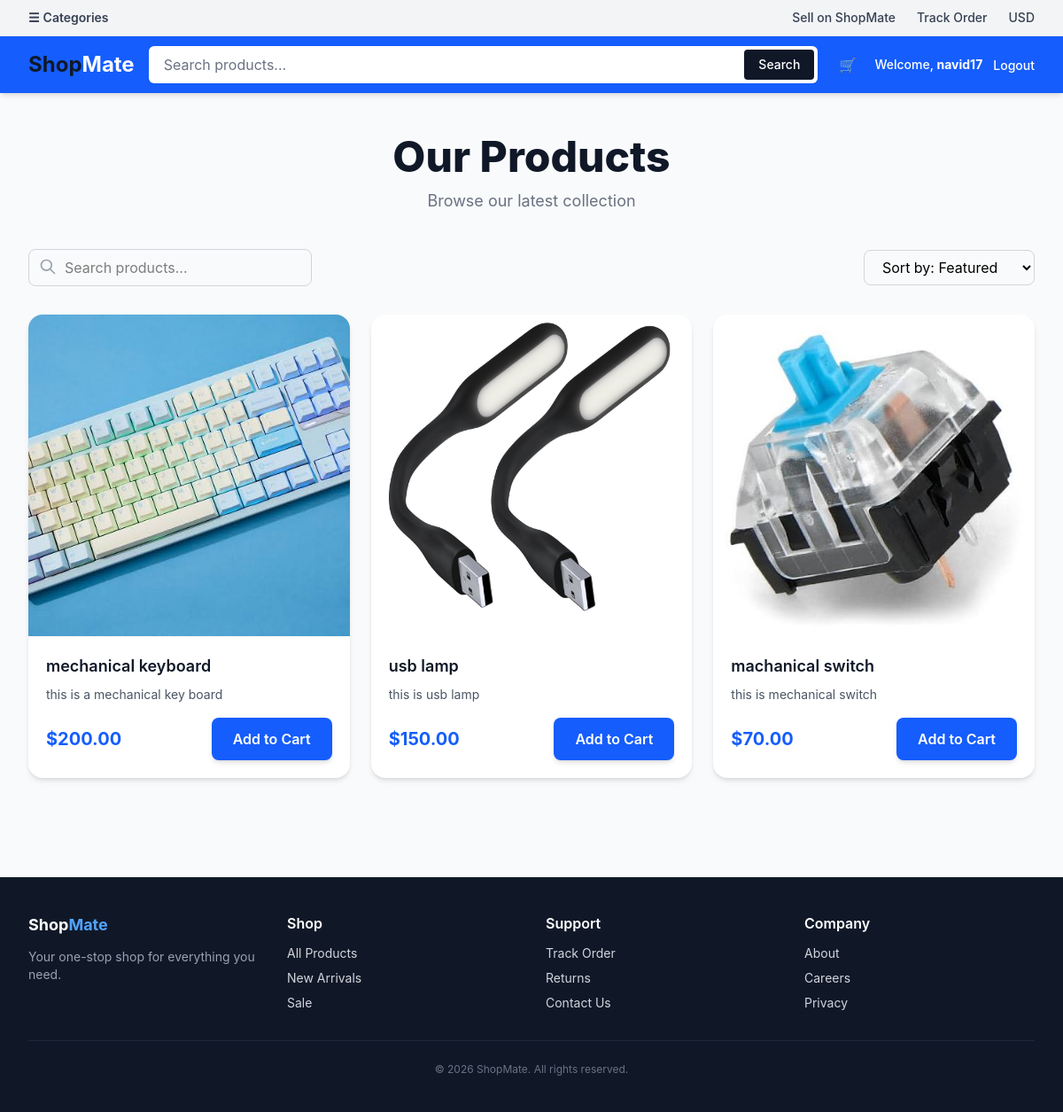
The app's page /ecom/ (signed in) with its own data.
### ecom/models.py (models this page shows, shortened)
class Product(models.Model):
    name = models.CharField(max_length=200)
    price = models.FloatField()
    description = models.TextField()
    image = models.ImageField(upload_to='Ecom/images')
    slug = models.SlugField(unique=True, blank=True)
    stock = models.IntegerField()
    active = models.BooleanField()

### ecom/views.py (the view)
# urls.py: path('',views.index,name='index'),
def index (request):
    products = Product.objects.all()
    context = {'products':products}
    return render(request,'ecom/index.html',context)

### cart/cart.py (called while the page is built)
    def __len__(self):
        return sum(int(item['qty']) for item in self.cart.values())

### cart/context_processors.py (called while the page is built)
def cart_context(request):
    return {'cart': Cart(request)}

### ecom/templates/ecom/index.html (shortened to what this page needs)
{% extends 'ecom/base.html' %}
{% block body %}
    <div class="page-wrapper">
        <div class="page-container">
            <div class="page-header">
                <h1 class="page-title">Our Products</h1>
                <p class="page-subtitle">Browse our latest collection</p>
            </div>
            <div class="filter-row">
                <div class="search-wrapper">
                    <input type="text" placeholder="Search products..." class="input-with-icon">
                    <svg class="search-icon" fill="none" stroke="currentColor" viewBox="0 0 24 24">
                        <path stroke-linecap="round" stroke-linejoin="round" stroke-width="2"
                              d="M21 21l-6-6m2-5a7 7 0 11-14 0 7 7 0 0114 0z"/>
                    </svg>
                </div>
                <select class="select">
                    <option>Sort by: Featured</option>
                </select>
            </div>
            {% if products %}
                <div class="product-grid">
                    {% for item in products %}
                        <div class="product-card">
                            <span class="badge-sale">SALE</span>
                            <div class="product-card__image-wrapper">
                                <a href="{% url 'ecom:detail' item.slug %}"><img src="{{ item.image.url }}"
                                                                                 alt="{{ item.name }}"
                                                                                 class="product-card__image"></a>
                            </div>
                            <div class="product-card__body">
                                <a href="{% url 'ecom:detail' item.slug %}"><h2
                                        class="product-card__name">{{ item.name }}</h2></a>
                                <p class="product-card__description">{{ item.description }}</p>
                                <div class="product-card__footer">
                        <span class="product-card__price">
                            ${{ item.price|floatformat:2 }}
                        </span>
                                    <a href="{% url 'ecom:detail' item.slug %}" class="btn-primary">
                                        Add to Cart
                                    </a>
                                </div>
                            </div>
                        </div>
                    {% endfor %}
                </div>
            {% endif %}
        </div>
    </div>
{% endblock body %}

### ecom/templates/ecom/base.html (shortened to what this page needs)
{% load tailwind_tags %}
<!doctype html>
<html lang="en">
<head>
    {% tailwind_css %}
</head>
<body class="bg-gray-50 min-h-screen flex flex-col">
<div class="topbar">
    <div class="topbar__inner">
        <div class="topbar__left">
            <button class="topbar__menu" type="button">
                <span>☰</span>
                <span>Categories</span>
            </button>
        </div>
        <div class="topbar__links">
            <a href="#" class="topbar__link">Sell on ShopMate</a>
            <a href="#" class="topbar__link">Track Order</a>
            <a href="#" class="topbar__link">USD</a>
        </div>
    </div>
</div>
<header class="header">
    <div class="header__inner">
        <div class="header__row">
            <a href="{% url 'ecom:index' %}" class="header__logo">
                Shop<span class="header__logo-accent">Mate</span>
            </a>
            <div class="header__search">
                <form action="#" method="get" class="header__search-form">
                    <input
                            type="text"
                            name="q"
                            placeholder="Search products..."
                            class="header__search-input"
                    />
                    <button type="submit" class="header__search-btn">
                        Search
                    </button>
                </form>
            </div>
            <div class="header__actions">
                <a href="{% url 'cart:cartOverview' %}" class="header__icon-btn" aria-label="Cart">
                    <span class="header__icon">🛒</span>
                </a>
                {% if user.is_authenticated %}
                    <a href="{% url 'users:profile' %}"
                       class="text-white text-sm font-medium hover:text-gray-200 transition">
                        Welcome, <strong>{{ user.username }}</strong>
                    </a>
                    <form method="post" action="{% url 'users:logout' %}" class="inline">
                        <button type="submit"
                                class="text-white text-sm font-medium hover:text-gray-200 transition">
                            Logout
                        </button>
                    </form>
                {% endif %}
            </div>
        </div>
    </div>
</header>
<main class="flex-1">
    {% block body %}{% endblock %}
</main>
<footer class="bg-gray-900 text-gray-300 mt-16">
    <div class="max-w-7xl mx-auto px-4 sm:px-6 lg:px-8 py-10">
        <div class="grid grid-cols-1 md:grid-cols-4 gap-8">
            <div>
                <h3 class="text-white text-lg font-bold mb-3">
                    Shop<span class="text-blue-400">Mate</span>
                </h3>
                <p class="text-sm text-gray-400">
                    Your one-stop shop for everything you need.
                </p>
            </div>
            <div>
                <h4 class="text-white font-semibold mb-3">Shop</h4>
                <ul class="space-y-2 text-sm">
                    <li><a href="{% url 'ecom:index' %}" class="hover:text-white transition">All Products</a></li>
                    <li><a href="#" class="hover:text-white transition">New Arrivals</a></li>
                    <li><a href="#" class="hover:text-white transition">Sale</a></li>
                </ul>
            </div>
            <div>
                <h4 class="text-white font-semibold mb-3">Support</h4>
                <ul class="space-y-2 text-sm">
                    <li><a href="#" class="hover:text-white transition">Track Order</a></li>
                    <li><a href="#" class="hover:text-white transition">Returns</a></li>
                    <li><a href="#" class="hover:text-white transition">Contact Us</a></li>
                </ul>
            </div>
            <div>
                <h4 class="text-white font-semibold mb-3">Company</h4>
                <ul class="space-y-2 text-sm">
                    <li><a href="#" class="hover:text-white transition">About</a></li>
                    <li><a href="#" class="hover:text-white transition">Careers</a></li>
                    <li><a href="#" class="hover:text-white transition">Privacy</a></li>
                </ul>
            </div>
        </div>
        <div class="mt-8 pt-6 border-t border-gray-800 text-center text-xs text-gray-500">
            &copy; {% now "Y" %} ShopMate. All rights reserved.
        </div>
    </div>
</footer>
</body>
</html>

### records on screen
Product: image (picture), name "mechanical keyboard", description "this is a mechanical key board", price "200.00"
Product: image (picture), name "usb lamp", description "this is usb lamp", price "150.00"
Product: image (picture), name "machanical switch", description "this is mechanical switch", price "70.00"

### other values on screen
{{ user.username }} "navid17"
